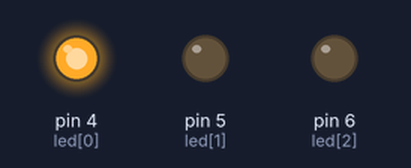
The sketch below on a simulated Arduino Uno, built with avr-gcc and run on an emulated ATmega328P. Parts: output pins drawn as LEDs (lit = HIGH).

Above: at 0.5 s.
At 2.5 s:
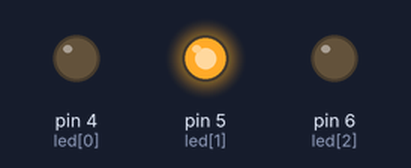
At 4.5 s:
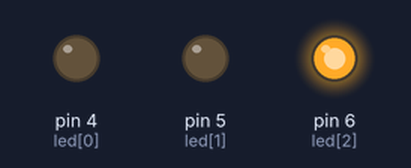
At 5.5 s:
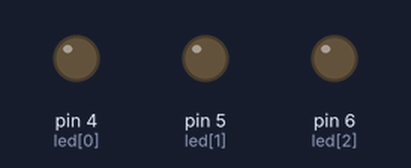
Timing chart, 0 to 7.8 s (numbered marks = the images above):
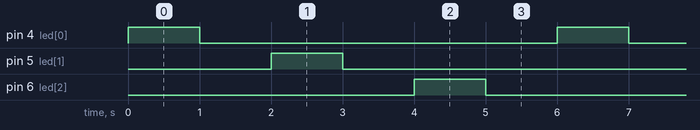

The sketch:

for.ino
```cpp
int led[3] = {4,5,6};
int i;

void setup() {
  Serial.begin(9600);
  for(i=0; i<=2; i++){
    pinMode(led[i], OUTPUT);
  }

}

void loop() {
  for(i=0; i<=2; i++){
    digitalWrite(led[i], HIGH);
    delay(1000);
    digitalWrite(led[i], LOW);
    delay(1000);
  }

}
```

Measured:
- by itself, pin 4 (led[0]), pin 5 (led[1]), pin 6 (led[2]): alternates HIGH for 1.0 s and LOW for 5.0 s
- by itself, everything shown: repeats every 6.0 s, in 6 steps
